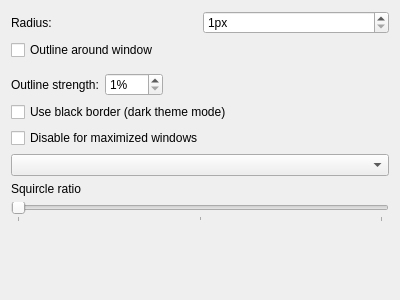
<?xml version="1.0" encoding="UTF-8"?>
<ui version="4.0">
 <class>Form</class>
 <widget class="QWidget" name="Form">
  <property name="geometry">
   <rect>
    <x>0</x>
    <y>0</y>
    <width>400</width>
    <height>300</height>
   </rect>
  </property>
  <property name="windowTitle">
   <string>Form</string>
  </property>
  <layout class="QGridLayout" name="gridLayout">
   <item row="0" column="0">
    <layout class="QVBoxLayout" name="verticalLayout">
     <item>
      <layout class="QHBoxLayout" name="horizontalLayout">
       <item>
        <widget class="QLabel" name="label">
         <property name="text">
          <string>Radius:</string>
         </property>
        </widget>
       </item>
       <item>
        <widget class="QSpinBox" name="roundness">
         <property name="suffix">
          <string>px</string>
         </property>
         <property name="minimum">
          <number>1</number>
         </property>
         <property name="maximum">
          <number>64</number>
         </property>
        </widget>
       </item>
      </layout>
     </item>
     <item>
      <widget class="QCheckBox" name="outline">
       <property name="text">
        <string>Outline around window</string>
       </property>
      </widget>
     </item>
     <item>
      <layout class="QHBoxLayout" name="horizontalLayout_2">
       <property name="topMargin">
        <number>7</number>
       </property>
       <item>
        <widget class="QLabel" name="label_2">
         <property name="text">
          <string>Outline strength:</string>
         </property>
        </widget>
       </item>
       <item>
        <widget class="QSpinBox" name="alpha">
         <property name="suffix">
          <string>%</string>
         </property>
         <property name="minimum">
          <number>1</number>
         </property>
         <property name="maximum">
          <number>100</number>
         </property>
        </widget>
       </item>
       <item>
        <spacer name="horizontalSpacer">
         <property name="orientation">
          <enum>Qt::Horizontal</enum>
         </property>
         <property name="sizeHint" stdset="0">
          <size>
           <width>40</width>
           <height>20</height>
          </size>
         </property>
        </spacer>
       </item>
      </layout>
     </item>
     <item>
      <widget class="QCheckBox" name="darkTheme">
       <property name="text">
        <string>Use black border (dark theme mode)</string>
       </property>
      </widget>
     </item> 
     <item>
      <widget class="QCheckBox" name="disabledForMaximized">
       <property name="text">
        <string>Disable for maximized windows</string>
       </property>
      </widget>
     </item> 
     <item>
      <widget class="QComboBox" name="cornersType">
      </widget>
     </item> 
     <item>
      <widget class="QLabel" name="squircleRatioLabel">
       <property name="text">
        <string>Squircle ratio</string>
       </property>
      </widget>
     </item> 
     <item>
      <widget class="QSlider" name="squircleRatio">
       <property name="minimum">
        <number>0</number>
       </property>
       <property name="maximum">
        <number>24</number>
       </property>
       <property name="pageStep">
        <number>12</number>
       </property>
       <property name="orientation">
        <enum>Qt::Horizontal</enum>
       </property>
       <property name="tickPosition">
        <enum>QSlider::TicksBelow</enum>
       </property>
       <property name="tickInterval">
        <number>12</number>
       </property>
      </widget>
     </item>    
     <item>
      <spacer name="verticalSpacer">
       <property name="orientation">
        <enum>Qt::Vertical</enum>
       </property>
       <property name="sizeHint" stdset="0">
        <size>
         <width>20</width>
         <height>40</height>
        </size>
       </property>
      </spacer>
     </item>
    </layout>
   </item>
  </layout>
 </widget>
 <resources/>
 <connections/>
</ui>
